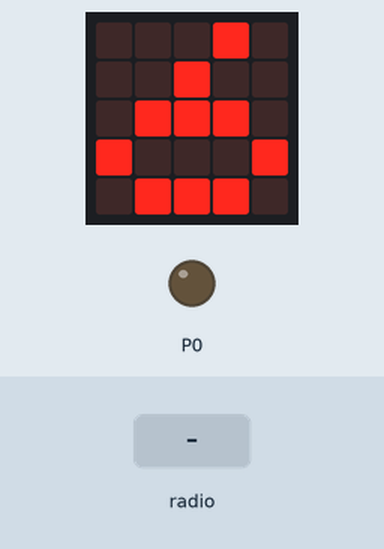
Bench run of a program on a simulated BBC micro:bit running MicroPython. On the bench: the board's 5×5 LED display, output pins drawn as LEDs (lit = HIGH). The test bench sets the inputs (shaded band).

Above: at 1.2 s.
1.3 s: radio message "vlez" arrives
At 8.3 s:
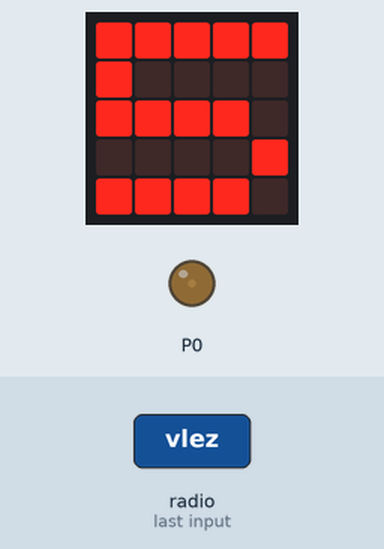
Timing chart, 0 to 9.0 s (numbered marks = the images above; inputs shaded):
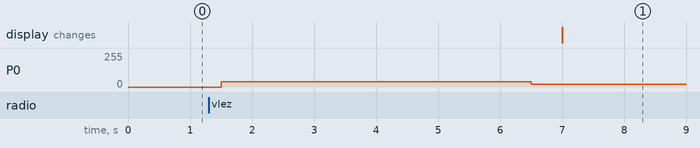

Measured:
- after the input at 1.3 s, P0: 0/255 → 40/255 after 0.20 s, → 22/255 5.0 s later; the display: changes after 5.7 s (image 1)

The program:

garaza_glavni.py
```python
from microbit import *
import radio

radio.on()

KAPACITET_NA_GARAZATA = 6
br_na_mesta = KAPACITET_NA_GARAZATA
pin0.set_analog_period(20)  # # za upravuvanje so pinot 0 - rampa

while True:
    if br_na_mesta > 0:
        display.show(str(br_na_mesta))
    else:
        display.scroll("Polna garaza!")

    poruka = radio.receive()
    if poruka == "vlez":
        if br_na_mesta > 0:
            pin0.write_analog(160)  # kreni ja rampata
            sleep(5000)
            pin0.write_analog(90)  # spusti ja rampata
            br_na_mesta -= 1
    elif poruka == "izlez":
        if br_na_mesta < KAPACITET_NA_GARAZATA:
            br_na_mesta += 1
    sleep(500)
```
